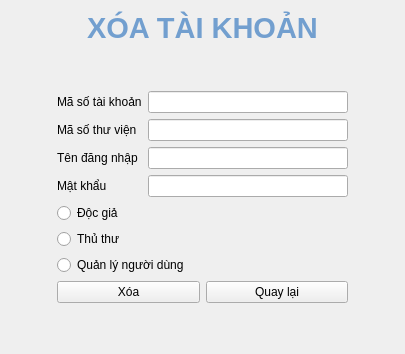
        <widget class="QWidget" name="deleteUser_3">
         <layout class="QGridLayout" name="gridLayout_10">
          <item row="10" column="1">
           <spacer name="verticalSpacer_18">
            <property name="orientation">
             <enum>Qt::Vertical</enum>
            </property>
            <property name="sizeHint" stdset="0">
             <size>
              <width>20</width>
              <height>40</height>
             </size>
            </property>
           </spacer>
          </item>
          <item row="8" column="1">
           <widget class="QRadioButton" name="deleteAccount_usermanager">
            <property name="text">
             <string>Quản lý người dùng</string>
            </property>
            <property name="autoExclusive">
             <bool>false</bool>
            </property>
           </widget>
          </item>
          <item row="9" column="1">
           <layout class="QHBoxLayout" name="horizontalLayout_40">
            <item>
             <widget class="QPushButton" name="pushButton">
              <property name="text">
               <string>Xóa</string>
              </property>
             </widget>
            </item>
            <item>
             <widget class="QPushButton" name="pushButton_2">
              <property name="text">
               <string>Quay lại</string>
              </property>
             </widget>
            </item>
           </layout>
          </item>
          <item row="4" column="1">
           <layout class="QHBoxLayout" name="horizontalLayout_37">
            <item>
             <widget class="QLabel" name="label_33">
              <property name="text">
               <string>Tên đăng nhập</string>
              </property>
             </widget>
            </item>
            <item>
             <widget class="QLineEdit" name="deleteAccount_USN">
              <property name="minimumSize">
               <size>
                <width>200</width>
                <height>0</height>
               </size>
              </property>
              <property name="maximumSize">
               <size>
                <width>200</width>
                <height>16777215</height>
               </size>
              </property>
             </widget>
            </item>
           </layout>
          </item>
          <item row="4" column="2">
           <spacer name="horizontalSpacer_43">
            <property name="orientation">
             <enum>Qt::Horizontal</enum>
            </property>
            <property name="sizeHint" stdset="0">
             <size>
              <width>40</width>
              <height>20</height>
             </size>
            </property>
           </spacer>
          </item>
          <item row="7" column="1">
           <widget class="QRadioButton" name="deleteAccount_librarian">
            <property name="text">
             <string>Thủ thư</string>
            </property>
            <property name="autoExclusive">
             <bool>false</bool>
            </property>
           </widget>
          </item>
          <item row="3" column="1">
           <layout class="QHBoxLayout" name="horizontalLayout_39">
            <item>
             <widget class="QLabel" name="label_35">
              <property name="text">
               <string>Mã số thư viện</string>
              </property>
             </widget>
            </item>
            <item>
             <widget class="QLineEdit" name="deleteAccount_LIBID">
              <property name="minimumSize">
               <size>
                <width>200</width>
                <height>0</height>
               </size>
              </property>
              <property name="maximumSize">
               <size>
                <width>200</width>
                <height>16777215</height>
               </size>
              </property>
             </widget>
            </item>
           </layout>
          </item>
          <item row="2" column="1">
           <layout class="QHBoxLayout" name="horizontalLayout_36">
            <item>
             <widget class="QLabel" name="label_32">
              <property name="text">
               <string>Mã số tài khoản</string>
              </property>
             </widget>
            </item>
            <item>
             <widget class="QLineEdit" name="deleteAccount_AID">
              <property name="minimumSize">
               <size>
                <width>200</width>
                <height>0</height>
               </size>
              </property>
              <property name="maximumSize">
               <size>
                <width>200</width>
                <height>16777215</height>
               </size>
              </property>
             </widget>
            </item>
           </layout>
          </item>
          <item row="5" column="1">
           <layout class="QHBoxLayout" name="horizontalLayout_38">
            <item>
             <widget class="QLabel" name="label_34">
              <property name="text">
               <string>Mật khẩu</string>
              </property>
             </widget>
            </item>
            <item>
             <widget class="QLineEdit" name="deleteAccount_PW">
              <property name="minimumSize">
               <size>
                <width>200</width>
                <height>0</height>
               </size>
              </property>
              <property name="maximumSize">
               <size>
                <width>200</width>
                <height>16777215</height>
               </size>
              </property>
             </widget>
            </item>
           </layout>
          </item>
          <item row="6" column="1">
           <widget class="QRadioButton" name="deleteAccount_reader">
            <property name="text">
             <string>Độc giả</string>
            </property>
            <property name="autoExclusive">
             <bool>false</bool>
            </property>
           </widget>
          </item>
          <item row="5" column="0">
           <spacer name="horizontalSpacer_42">
            <property name="orientation">
             <enum>Qt::Horizontal</enum>
            </property>
            <property name="sizeHint" stdset="0">
             <size>
              <width>40</width>
              <height>20</height>
             </size>
            </property>
           </spacer>
          </item>
          <item row="0" column="0" colspan="3">
           <widget class="QLabel" name="label_56">
            <property name="text">
             <string>&lt;html&gt;&lt;head/&gt;&lt;body&gt;&lt;p align=&quot;center&quot;&gt;&lt;span style=&quot; font-size:22pt; font-weight:600; color:#729fcf;&quot;&gt;XÓA TÀI KHOẢN&lt;/span&gt;&lt;/p&gt;&lt;/body&gt;&lt;/html&gt;</string>
            </property>
           </widget>
          </item>
          <item row="1" column="1">
           <spacer name="verticalSpacer_17">
            <property name="orientation">
             <enum>Qt::Vertical</enum>
            </property>
            <property name="sizeHint" stdset="0">
             <size>
              <width>20</width>
              <height>40</height>
             </size>
            </property>
           </spacer>
          </item>
         </layout>
         <zorder>deleteAccount_reader</zorder>
         <zorder>deleteAccount_librarian</zorder>
         <zorder>deleteAccount_usermanager</zorder>
         <zorder>verticalSpacer_17</zorder>
         <zorder>verticalSpacer_18</zorder>
         <zorder>horizontalSpacer_42</zorder>
         <zorder>horizontalSpacer_43</zorder>
         <zorder>label_56</zorder>
        </widget>
